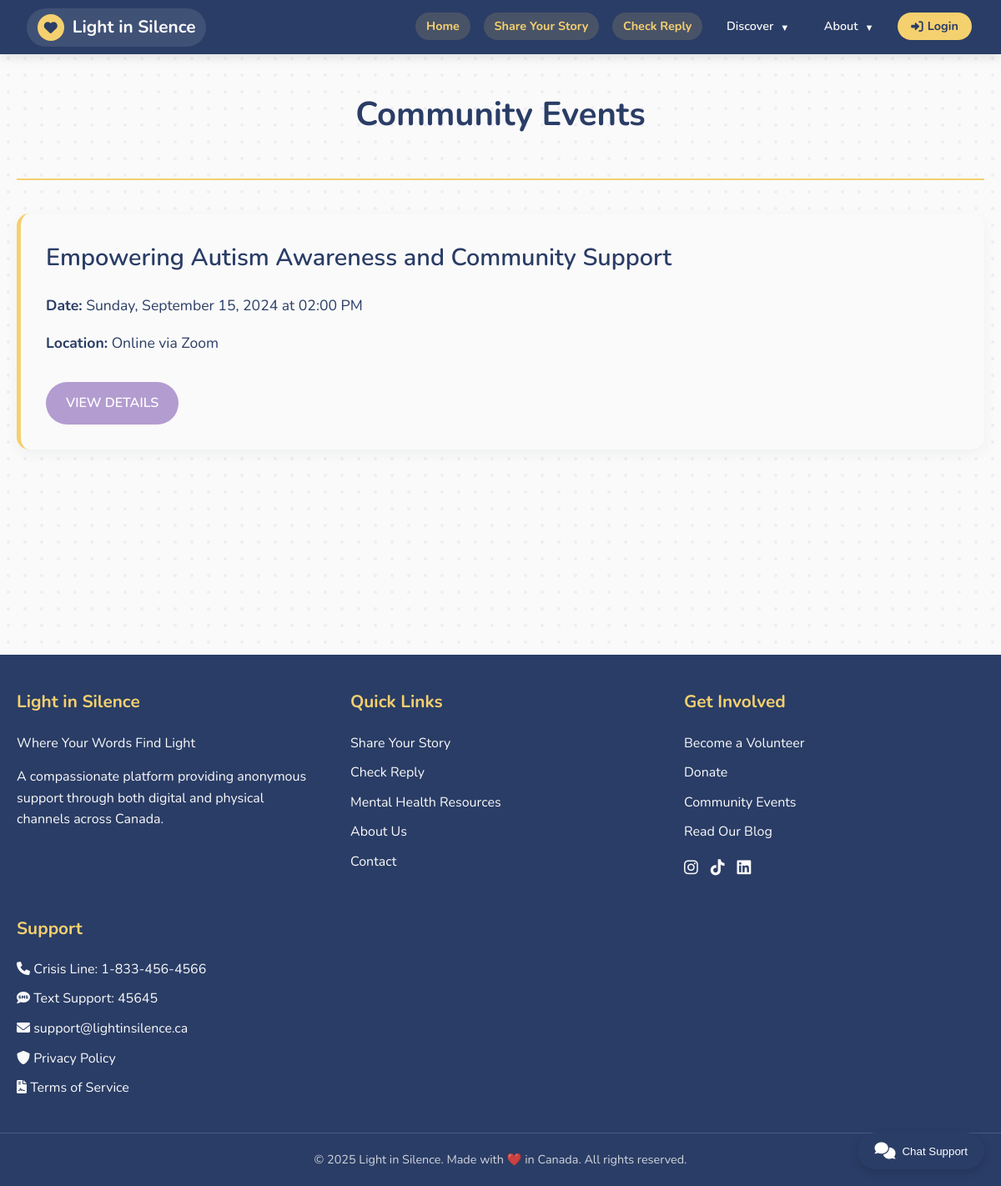
The app's page /events with its own data.
### NPO-SCA/models.py (models this page shows, shortened)
class Event(db.Model):
    id = db.Column(db.Integer, primary_key=True)
    title = db.Column(db.String(200), nullable=False)
    objective = db.Column(db.Text, nullable=False)
    event_date = db.Column(db.DateTime, nullable=False)
    location = db.Column(db.String(200), nullable=False)
    structure = db.Column(db.Text)
    registration_link = db.Column(db.String(200))

### NPO-SCA/app.py (the view)
    @app.route('/events')
    def events_index():
        events = Event.query.order_by(Event.event_date.desc()).all()
        return render_template('events/index.html', events=events)

### NPO-SCA/app.py (called while the page is built)
    @app.context_processor
    def inject_now():
        return {'now': datetime.utcnow()}

### NPO-SCA/templates/events/index.html (shortened to what this page needs)
{% extends "base.html" %}
{% block content %}
<div class="container">
    <div class="page-header">
        <h1>Community Events</h1>
    </div>
    <div class="event-list">
        {% for event in events %}
            <div class="content-section">
                <h2><a href="{{ url_for('event_detail', event_id=event.id) }}">{{ event.title }}</a></h2>
                <p><strong>Date:</strong> {{ event.event_date.strftime('%A, %B %d, %Y at %I:%M %p') }}</p>
                <p><strong>Location:</strong> {{ event.location }}</p>
                <a href="{{ url_for('event_detail', event_id=event.id) }}" class="btn-secondary" style="margin-top: 1rem; display: inline-block;">View Details</a>
            </div>
        {% else %}
            <p>No upcoming events. Please check back soon!</p>
        {% endfor %}
    </div>
</div>
{% endblock %}

### NPO-SCA/static/css/style.css (style rules this page uses)
:root { --warm-pearl-white: #FAFAFA; --deep-indigo: #2A3D66; --dark-near-black: #1a1a1a; --soft-golden-yellow: #F4D06F; --gentle-lavender: #B39CD0; }
body { background-color: var(--warm-pearl-white); color: var(--dark-near-black); font-family: sans-serif; margin: 0; }
h1, h2 { color: var(--deep-indigo); }
p { line-height: 1.6; }
a { color: var(--deep-indigo); text-decoration: none; transition: color 0.3s ease; }
.btn-secondary { background-color: var(--gentle-lavender); color: var(--warm-pearl-white); padding: 10px 20px; border: none; border-radius: 5px; cursor: pointer; font-size: 1rem; text-transform: uppercase; transition: background-color 0.3s ease; }
.container { max-width: 1000px; margin: 3rem auto; padding: 2.5rem; }
.page-header { text-align: center; margin-bottom: 3rem; }
.page-header h1 { font-size: 2.5rem; color: var(--deep-indigo); margin-bottom: 1rem; }
.content-section { padding: 2rem; background-color: var(--warm-pearl-white); border-radius: 15px; margin-bottom: 2rem; }
.content-section:last-child { margin-bottom: 0; }

### NPO-SCA/templates/base.html (style rules this page uses)
:root { --deep-indigo: #2A3D66; --soft-yellow: #F4D06F; --warm-white: #FAFAFA; --gentle-lavender: #B39CD0; --dark-indigo: #1e2e4f; --light-yellow: #f8e2a0; }
* { margin: 0; padding: 0; box-sizing: border-box; }
body { font-family: 'Nunito', sans-serif; line-height: 1.6; color: var(--deep-indigo); background-color: var(--warm-white); }
.container { width: 100%; max-width: 1200px; margin: 0 auto; padding: 0 20px; }
.page-header { text-align: center; margin-bottom: 40px; border-bottom: 2px solid var(--soft-yellow); padding-bottom: 30px; }
.page-header h1 { font-size: 2.5rem; color: var(--deep-indigo); margin-bottom: 15px; font-weight: 700; }
.btn-secondary { display: inline-block; background-color: var(--gentle-lavender); color: white; padding: 0.8rem 1.5rem; border-radius: 30px; text-decoration: none; font-weight: 600; transition: all 0.3s ease; border: none; cursor: pointer; }
.content-section { background-color: var(--warm-white); border-radius: 15px; padding: 30px; margin-bottom: 25px; border-left: 5px solid var(--soft-yellow); box-shadow: 0 5px 15px rgba(42, 61, 102, 0.05); }
.content-section h2 { color: var(--deep-indigo); margin-bottom: 20px; font-size: 1.8rem; font-weight: 600; }
.content-section p { line-height: 1.7; margin-bottom: 15px; font-size: 1.1rem; }

### records on screen
Event: title "Empowering Autism Awareness and Community Support", event_date "Sunday, September 15, 2024 at 02:00 PM", location "Online via Zoom"
